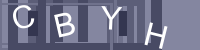
#> input picture imagies/CBYH.png, 200 x 50 px; its folder holds 5 pictures in this run
$ python convertimage.py
#> lines starting #> are read from the running program, lines starting #| are printed output that depends on the picture; after the words box and inside, x2 and y2 are one past the last pixel; in counts of white or black regions, pixels touching at a corner belong together
import cv2
import pytesseract
import os

def fill_non_white_with_black(image):
    # Convert image to grayscale
    gray_image = cv2.cvtColor(image, cv2.COLOR_BGR2GRAY)

    # Threshold the grayscale image to get a binary image where non-white pixels are white
    _, thresholded = cv2.threshold(gray_image, 240, 255, cv2.THRESH_BINARY_INV)

    # Invert the binary image so non-white pixels become black
    inverted_thresholded = cv2.bitwise_not(thresholded)

    # Use the inverted binary image as a mask to fill non-white areas with black
    result = cv2.bitwise_and(image, image, mask=inverted_thresholded)

    #cv2.imwrite('gray_image.jpg', result)

    return result

# Function to extract 4 letters from a PNG image
def recognize_letters(image):

    # Use pytesseract to extract text
    extracted_text = pytesseract.image_to_string(image, lang='eng', config='-l eng --oem 3 --psm 10')
    #print(f'Extracted letters: {extracted_text[:1]}')

    # Process extracted text to get 4 letters
    extracted_letters = extracted_text[:1]

    return extracted_letters

def extract_characters(image, color_image, width, height):
    # Load the image
    gray = cv2.cvtColor(image, cv2.COLOR_BGR2GRAY)

    # Apply thresholding
    _, thresh = cv2.threshold(gray, 240, 255, cv2.THRESH_BINARY)

    # Find contours
    contours, _ = cv2.findContours(thresh, cv2.RETR_EXTERNAL, cv2.CHAIN_APPROX_SIMPLE)

    # Initialize an empty list to store tuples of characters and their x positions
    characters_with_positions = []

    # Extract and save each character region
    for i, contour in enumerate(contours):
        x, y, w, h = cv2.boundingRect(contour)

        x = x - 10
        if x < 0 :
            x = 0

        w = w + 20
        if x + w > width:
            w = width - x

        y = y - 10
        if y < 0:
            y = 0

        h = h + 20
        if y + h > height:
            h = height - y

        char_image = image[y:y+h, x:x+w]
        #cv2.imwrite(f'character_{i}.png', char_image)
        #char_image = cv2.imread(f'character_{i}.png')
        character = recognize_letters(char_image)

        # Append a tuple of character and its x position to the list
        characters_with_positions.append((character, x))

    # Sort the characters based on their x positions
    sorted_characters = sorted(characters_with_positions, key=lambda item: item[1])

    # Extract characters from the sorted list
    sorted_characters_only = [char for char, _ in sorted_characters]

    # Merge the characters into a single string
    merged_string = ''.join(sorted_characters_only)

    # Print or use the merged string as needed
    # print(merged_string)
    return merged_string

# Multi images import
def import_multi_images(folder_path):
    image_files = os.listdir(folder_path)
    count = 0
    for filename in image_files:
        if filename.endswith((".jpg", ".jpeg", ".png", ".bmp")):
            # Construct the full path to the image file
            image_path = os.path.join(folder_path, filename)
            image = cv2.imread(image_path)

            # Get image width and height
            height, width, _ = image.shape

            # Fill non-white areas with black
            gray_image = fill_non_white_with_black(image)

            extracted_text = extract_characters(gray_image, image, width, height)
            if filename[:4] != extracted_text.upper():
                count += 1
                print(filename[:4] + ":" + extracted_text)
    print("count:" + count)

def import_single_image(file_path):
#> called with file_path = './imagies/CBYH.png'
    image = cv2.imread(file_path)
#> image is the input picture: shape (50, 200, 3); mean B, G, R 138.7, 114.4, 112.5

    # Get image width and height
    height, width, _ = image.shape
#> height = 50; width = 200

    # Fill non-white areas with black
    gray_image = fill_non_white_with_black(image)
#> in fill_non_white_with_black, `gray_image = cv2.cvtColor(image, cv2.COLOR_BGR2GRAY)`:
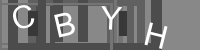
#> gray_image: shape (50, 200); min 56, max 255, mean 116.2
#> in fill_non_white_with_black, `_, thresholded = cv2.threshold(gray_image, 240, 255, cv2.THRESH_BINARY..`:
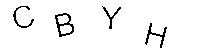
#> thresholded: shape (50, 200); 95.4% white; black in thin lines or dots, all inside (x1, y1, x2, y2) = (13, 6, 167, 48)
#> in fill_non_white_with_black, `result = cv2.bitwise_and(image, image, mask=inverted_thresholded)`:
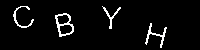
#> result: shape (50, 200, 3); mean B, G, R 11.6, 11.6, 11.6

    extracted_text = extract_characters(gray_image, image, width, height)
#> in extract_characters, `contours, _ = cv2.findContours(thresh, cv2.RETR_EXTERNAL, cv2.CHAIN_AP..`: contours = 4 contours; box (x1, y1, x2, y2) and area: (55, 13, 74, 37) 292, (145, 23, 167, 48) 68, (13, 6, 34, 28) 48, (102, 6, 121, 29) 46
#> the loop in extract_characters, `for i, contour in enumerate(contours):` made 1 pass
#> pass 1, in extract_characters, `char_image = image[y:y+h, x:x+w]`:
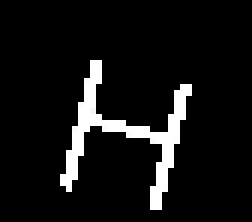
#> char_image: shape (37, 42, 3) (shown 6 times larger); mean B, G, R 19.8, 19.8, 19.8
#> after the loop in extract_characters, `for i, contour in enumerate(contours):`: characters_with_positions = []
    print(extracted_text)

folder_path = "./imagies"
file_path = "./imagies/CBYH.png"
# import_multi_images(folder_path)
import_single_image(file_path)
#> (the call stopped at in recognize_letters, `extracted_text = pytesseract.image_to_string(image, lang='eng', config..`: pytesseract is not available in this run)
